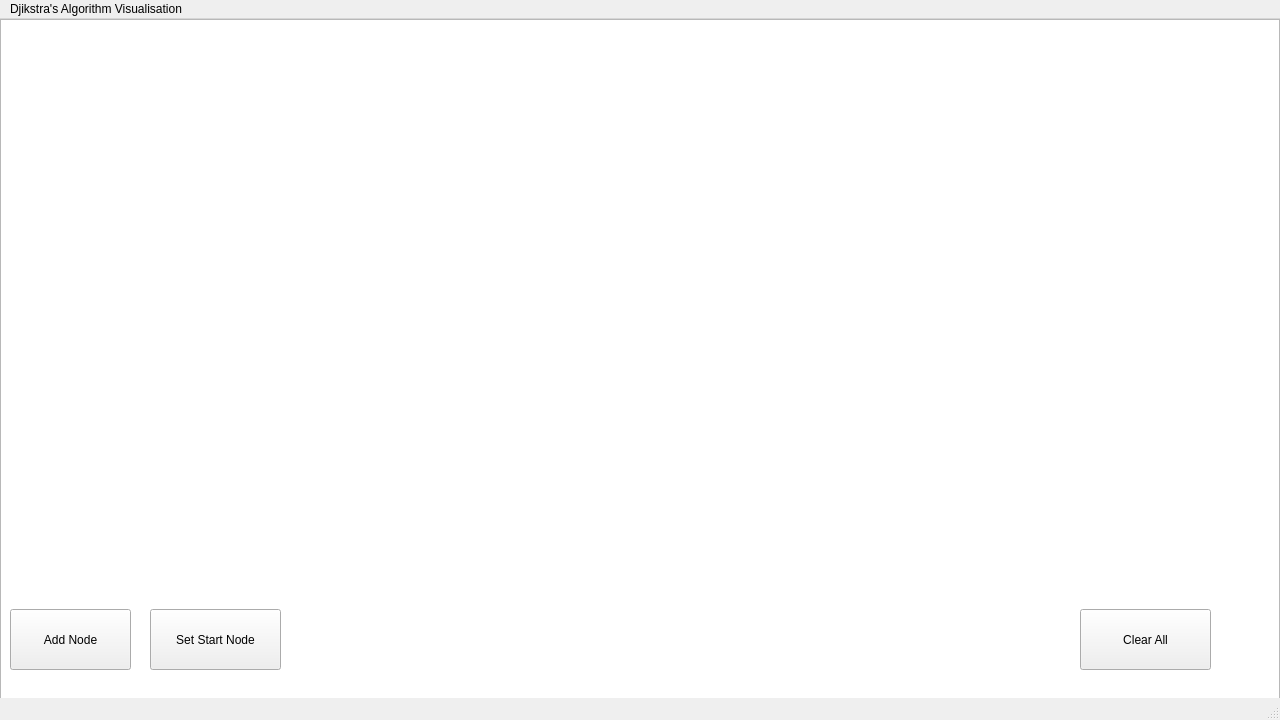
<?xml version="1.0" encoding="UTF-8"?>
<ui version="4.0">
 <class>MainWindow</class>
 <widget class="QMainWindow" name="MainWindow">
  <property name="geometry">
   <rect>
    <x>0</x>
    <y>0</y>
    <width>1280</width>
    <height>720</height>
   </rect>
  </property>
  <property name="sizePolicy">
   <sizepolicy hsizetype="Preferred" vsizetype="Preferred">
    <horstretch>0</horstretch>
    <verstretch>0</verstretch>
   </sizepolicy>
  </property>
  <property name="minimumSize">
   <size>
    <width>1280</width>
    <height>720</height>
   </size>
  </property>
  <property name="maximumSize">
   <size>
    <width>1280</width>
    <height>720</height>
   </size>
  </property>
  <property name="windowTitle">
   <string>MainWindow</string>
  </property>
  <widget class="QWidget" name="centralwidget">
   <widget class="QPushButton" name="addNodeButton">
    <property name="geometry">
     <rect>
      <x>10</x>
      <y>590</y>
      <width>121</width>
      <height>61</height>
     </rect>
    </property>
    <property name="text">
     <string>Add Node</string>
    </property>
   </widget>
   <widget class="QGraphicsView" name="graphicsView">
    <property name="geometry">
     <rect>
      <x>0</x>
      <y>0</y>
      <width>1280</width>
      <height>720</height>
     </rect>
    </property>
    <property name="sizePolicy">
     <sizepolicy hsizetype="Expanding" vsizetype="Maximum">
      <horstretch>0</horstretch>
      <verstretch>0</verstretch>
     </sizepolicy>
    </property>
    <property name="minimumSize">
     <size>
      <width>1280</width>
      <height>720</height>
     </size>
    </property>
    <property name="maximumSize">
     <size>
      <width>1280</width>
      <height>720</height>
     </size>
    </property>
    <property name="verticalScrollBarPolicy">
     <enum>Qt::ScrollBarAlwaysOff</enum>
    </property>
    <property name="horizontalScrollBarPolicy">
     <enum>Qt::ScrollBarAlwaysOff</enum>
    </property>
    <property name="sizeAdjustPolicy">
     <enum>QAbstractScrollArea::AdjustToContents</enum>
    </property>
    <property name="sceneRect">
     <rectf>
      <x>0.000000000000000</x>
      <y>0.000000000000000</y>
      <width>1280.000000000000000</width>
      <height>720.000000000000000</height>
     </rectf>
    </property>
    <property name="dragMode">
     <enum>QGraphicsView::NoDrag</enum>
    </property>
   </widget>
   <widget class="QPushButton" name="setStart">
    <property name="geometry">
     <rect>
      <x>150</x>
      <y>590</y>
      <width>131</width>
      <height>61</height>
     </rect>
    </property>
    <property name="text">
     <string>Set Start Node</string>
    </property>
   </widget>
   <widget class="QPushButton" name="clearButton">
    <property name="geometry">
     <rect>
      <x>1080</x>
      <y>590</y>
      <width>131</width>
      <height>61</height>
     </rect>
    </property>
    <property name="text">
     <string>Clear All</string>
    </property>
   </widget>
   <zorder>graphicsView</zorder>
   <zorder>addNodeButton</zorder>
   <zorder>setStart</zorder>
   <zorder>clearButton</zorder>
  </widget>
  <widget class="QMenuBar" name="menubar">
   <property name="geometry">
    <rect>
     <x>0</x>
     <y>0</y>
     <width>1280</width>
     <height>26</height>
    </rect>
   </property>
   <widget class="QMenu" name="menuDjikstra_s_Algorithm_Visualisation">
    <property name="title">
     <string>Djikstra's Algorithm Visualisation</string>
    </property>
   </widget>
   <addaction name="menuDjikstra_s_Algorithm_Visualisation"/>
  </widget>
  <widget class="QStatusBar" name="statusbar"/>
 </widget>
 <resources/>
 <connections/>
</ui>
